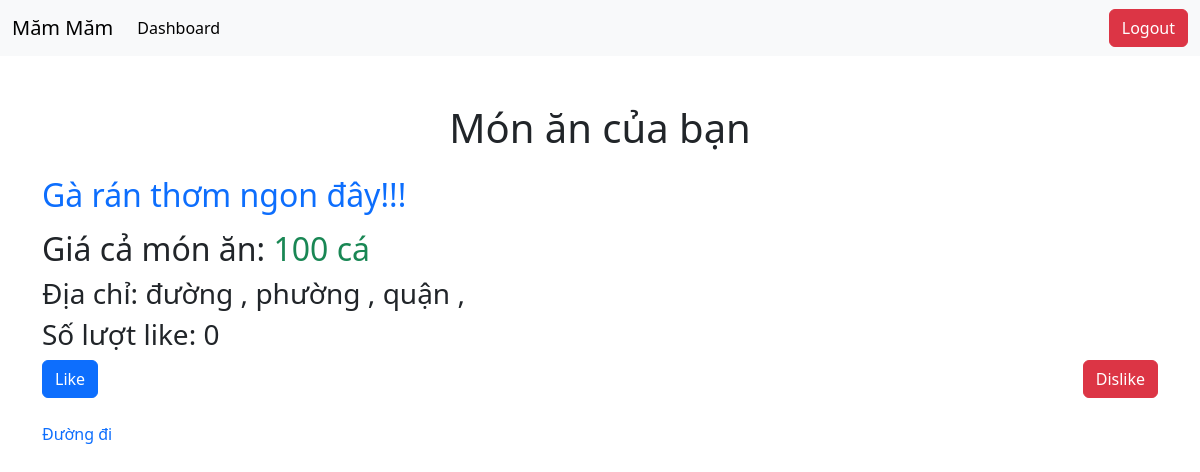
The page /dashboard/1 (signed in) on the database as committed earlier.
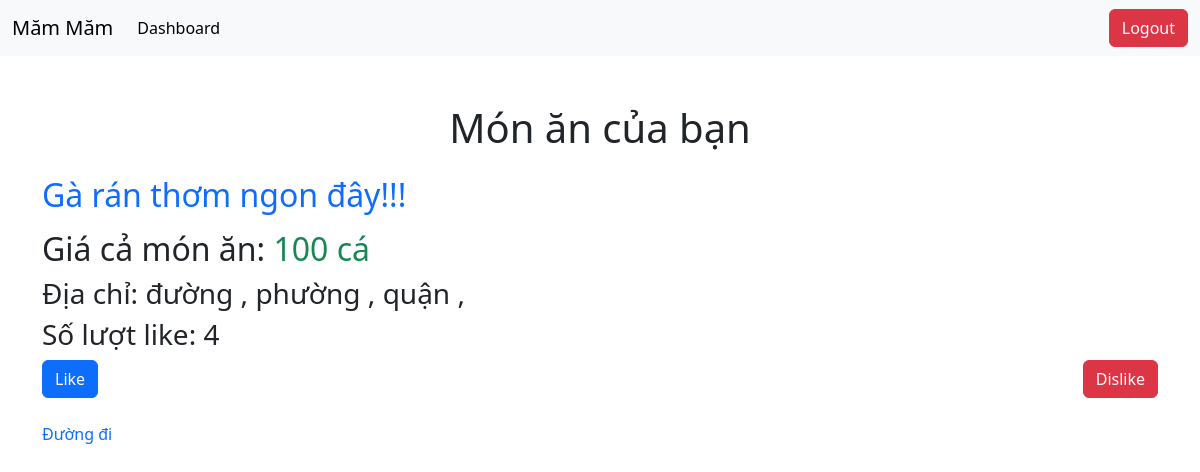
The same page on the database as committed later.
### myapp/models.py (models this page shows, shortened)
class Dish(models.Model):
    name = models.CharField(max_length=200)
    link = models.URLField(max_length=200)
    code = models.CharField(max_length=300)
    price = models.CharField(max_length=20)
    description = models.CharField(max_length=300)
    total_like = models.IntegerField(default=0)
    likers = models.ManyToManyField(User, blank=True)

### myapp/views.py (the view)
# urls.py: path("dashboard/<int:dish_id>", detail, name="detail"),
@login_required(login_url="login")
def detail(request, dish_id):
    dish = get_object_or_404(Dish, id=dish_id)
    address = dish.address
    msg = None
    if request.user.is_authenticated:
        if dish.likers.filter(id=request.user.id).exists():
            msg = "liked"
    if msg == None:
        if (request.GET.get('likebtn')):
            dish.total_like = F("total_like")+1
            dish.likers.add(request.user)
            dish.save()
            return HttpResponseRedirect(reverse("myapp:detail", args=(dish.id,)))
    else:
        if (request.GET.get('dislikebtn')):
            dish.total_like = F("total_like")-1
            dish.likers.remove(request.user)
            dish.save()
            return HttpResponseRedirect(reverse("myapp:detail", args=(dish.id,)))
    context = {
        "dish": dish,
        "address": address,
        "msg": msg
    }
    return render(request, "myapp/detail.html", context)

### myapp/templates/myapp/detail.html (shortened to what this page needs)
<!DOCTYPE html>
<html lang="en">
<head>
    <link href="https://cdn.jsdelivr.net/npm/bootstrap@5.3.3/dist/css/bootstrap.min.css" rel="stylesheet">
</head>
<body>
    <nav class="navbar navbar-expand-lg navbar-light bg-light">
        <div class="container-fluid">
          <a class="navbar-brand" href="{% url 'myapp:dashboard' %}">Măm Măm</a>
          <div class="collapse navbar-collapse" id="navbarNav">
            <ul class="navbar-nav me-auto">
              <li class="nav-item">
                <a class="nav-link active" aria-current="page" href="{% url 'myapp:dashboard' %}">Dashboard</a>
              </li>
            </ul>
            <div class="d-flex">
              <a href="{% url 'myapp:logout' %}" class="btn btn-danger">Logout</a>
            </div>
          </div>
        </div>
      </nav>
    <div class="container mt-5">
        <h1 class="text-center mb-4">Món ăn của bạn</h1>
        <div class="mb-3">
            <h2 class="text-primary">{{ dish.name }} thơm ngon đây!!!</h2>
        </div>
        <div>
            <div>
                <h2>Giá cả món ăn: <span class="text-success">{{ dish.price}} cá</span></h2>
                <h3>
                    Địa chỉ: đường {{ address.street }}, phường {{ address.ward }}, quận {{ address.district }}, {{ address.city }}
                </h3>
                <h3>Số lượt like: {{ dish.total_like }}</h3>
            </div>
        </div>
        <div class="d-flex justify-content-between mb-4">
            <form action="#" method="get">
                <input type="submit" value="Like" name="likebtn" class="btn btn-primary">
            </form>
            <form action="#" method="get">
                <input type="submit" value="Dislike" name="dislikebtn" class="btn btn-danger">
            </form>
        </div>
        <span class="badge rounded-pill"><a href="{%url 'myapp:map' dish.id%}" style="text-decoration: none;">Đường đi</a></span>
    </div>
</body>
</html>

Rows that differ between the two databases and show on the page:
changed Dish "Gà rán": total_like "0" → "4"
